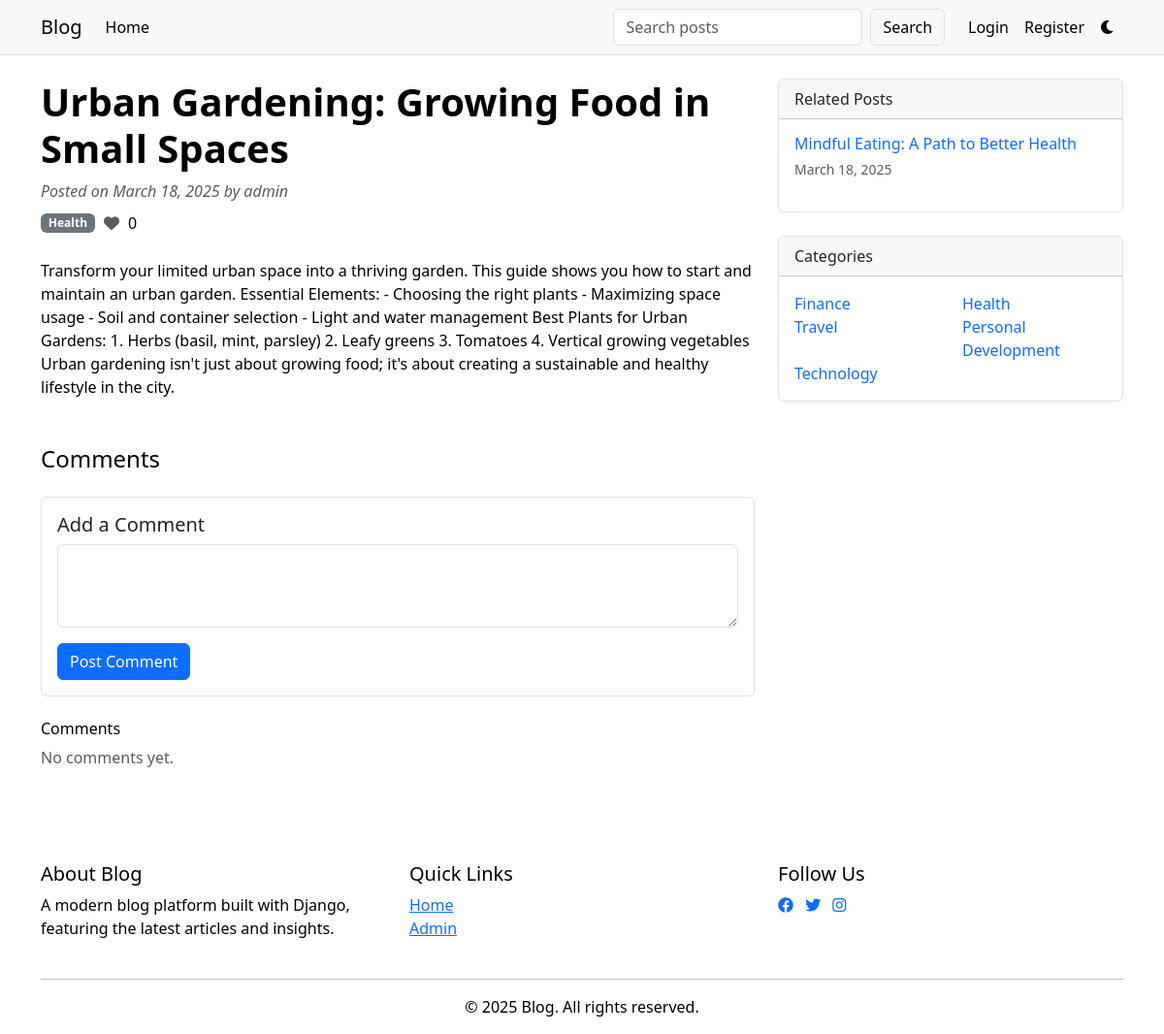
The app's page /post/urban-gardening-growing-food-in-small-spaces/ with its own data.
### core/models.py (models this page shows, shortened)
class Post(models.Model):
    title = models.CharField(max_length=200)
    slug = models.SlugField(unique=True)
    content = models.TextField()
    author = models.ForeignKey(User, on_delete=models.CASCADE, related_name='posts')
    category = models.ForeignKey(Category, on_delete=models.CASCADE, related_name='posts', null=True)
    created_at = models.DateTimeField(auto_now_add=True)
    updated_at = models.DateTimeField(auto_now=True)
    views = models.PositiveIntegerField(default=0)
    likes = models.ManyToManyField(User, related_name='liked_posts', blank=True)
    image = models.ImageField(upload_to='blog_images/', null=True, blank=True)
    class Meta:
        ordering = ['-created_at']
    def save(self, *args, **kwargs):
        if not self.slug:
            self.slug = slugify(self.title)
        super().save(*args, **kwargs)

class Category(models.Model):
    name = models.CharField(max_length=100, unique=True)
    slug = models.SlugField(unique=True, blank=True)
    created_at = models.DateTimeField(auto_now_add=True)
    class Meta:
        verbose_name_plural = 'Categories'
        ordering = ['-created_at']

### core/views.py (the view)
# urls.py: path('post/<slug:slug>/', views.post_detail, name='post_detail'),
def post_detail(request, slug):
    post = get_object_or_404(Post, slug=slug)
    post.views += 1
    post.save()
    comments = post.comments.all().order_by('-created_at')
    related_posts = Post.objects.filter(category=post.category).exclude(id=post.id)[:3]
    categories = Category.objects.all()
    context = {
        'post': post,
        'comments': comments,
        'related_posts': related_posts,
        'categories': categories,
    }
    return render(request, 'core/post_detail.html', context)

### core/context_processors.py (called while the page is built)
def notification_count(request):
    if request.user.is_authenticated:
        count = request.user.notifications.filter(is_read=False).count()
        return {'unread_notifications_count': count}
    return {'unread_notifications_count': 0}

### core/models.py (called while the page is built)
@receiver(post_save, sender=Post)
def create_post_notification(sender, instance, created, **kwargs):
    if created:
        for user in User.objects.exclude(id=instance.author.id):
            Notification.objects.create(
                recipient=user,
                sender=instance.author,
                notification_type='post',
                message=f"New post published: '{instance.title}'",
                link=instance.slug
            )

@receiver(post_save, sender=Post)
def create_like_notification(sender, instance, **kwargs):
    if instance.likes.exists():
        for user in instance.likes.all():
            if user != instance.author:
                Notification.objects.create(
                    recipient=instance.author,
                    sender=user,
                    notification_type='like',
                    message=f"{user.get_full_name() or user.username} liked your post '{instance.title}'",
                    link=instance.slug
                )

### core/templates/core/post_detail.html (shortened to what this page needs)
{% extends 'core/base.html' %}
{% load static %}
{% block content %}
<div class="container mt-4">
    <div class="row">
        <div class="col-lg-8">
            <article>
                <header class="mb-4">
                    <h1 class="fw-bold">{{ post.title }}</h1>
                    <div class="text-muted fst-italic mb-2">
                        Posted on {{ post.created_at|date:"F d, Y" }} by {{ post.author.get_full_name|default:post.author.username }}
                    </div>
                    <div class="d-flex align-items-center mb-3">
                        <a href="{% url 'core:category_posts' post.category.slug %}" class="badge bg-secondary text-decoration-none me-2">
                            {{ post.category.name }}
                        </a>
                        <div class="d-flex align-items-center">
                            <button id="like-button"
                                    class="btn btn-link {% if user.is_authenticated and user in post.likes.all %}text-danger{% else %}text-muted{% endif %} p-0 me-2"
                                    data-authenticated="{% if user.is_authenticated %}true{% else %}false{% endif %}"
                                    data-slug="{{ post.slug }}">
                                <i class="fas fa-heart"></i>
                            </button>
                            <span id="like-count">{{ post.likes.count }}</span>
                        </div>
                    </div>
                </header>
                <section class="mb-5">
                    {{ post.content|safe }}
                </section>
            </article>
            <section id="comments" class="mb-5">
                <h4 class="mb-4">Comments</h4>
                <div class="card mb-4">
                    <div class="card-body">
                        <h5 class="card-title">Add a Comment</h5>
                        <form id="comment-form"
                              action="{% url 'core:add_comment' post.id %}"
                              method="post"
                              data-authenticated="{% if user.is_authenticated %}true{% else %}false{% endif %}">
                            <div class="mb-3">
                                <textarea class="form-control" name="content" rows="3" required></textarea>
                            </div>
                            <button type="submit" class="btn btn-primary">Post Comment</button>
                        </form>
                    </div>
                </div>
                <div class="comments-section">
                    <h6>Comments</h6>
                    {% for comment in comments %}
                    <div class="comment mb-3" id="comment-{{ comment.id }}">
                        <div class="d-flex justify-content-between align-items-start">
                            <div>
                                <h6 class="mb-1">{{ comment.author.get_full_name|default:comment.author.username }}</h6>
                                <p class="mb-1">{{ comment.content }}</p>
                                <small class="text-muted">{{ comment.created_at|timesince }} ago</small>
                            </div>
                        </div>
                    </div>
                    {% empty %}
                    <p class="text-muted">No comments yet.</p>
                    {% endfor %}
                </div>
            </section>
        </div>
        <div class="col-lg-4">
            <div class="card mb-4">
                <div class="card-header">Related Posts</div>
                <div class="card-body">
                    {% for related_post in related_posts %}
                    <div class="mb-3">
                        <h6 class="mb-1">
                            <a href="{% url 'core:post_detail' related_post.slug %}" class="text-decoration-none">
                                {{ related_post.title }}
                            </a>
                        </h6>
                        <small class="text-muted">{{ related_post.created_at|date:"F d, Y" }}</small>
                    </div>
                    {% empty %}
                    <p class="text-muted">No related posts found.</p>
                    {% endfor %}
                </div>
            </div>
            <div class="card">
                <div class="card-header">Categories</div>
                <div class="card-body">
                    <div class="row">
                        {% for category in categories %}
                        <div class="col-6">
                            <a href="{% url 'core:category_posts' category.slug %}" class="text-decoration-none">
                                {{ category.name }}
                            </a>
                        </div>
                        {% endfor %}
                    </div>
                </div>
            </div>
        </div>
    </div>
</div>
{% endblock %}

### core/templates/core/base.html (style rules this page uses)
:root { --bg-primary: #ffffff; --text-primary: #000000; --bg-secondary: #f8f9fa; --card-bg: #ffffff; --border-color: #dee2e6; --navbar-bg: #f8f9fa; --navbar-text: #000000; --navbar-link: #000000; --navbar-link-hover: #0d6efd; }
body { background-color: var(--bg-primary); color: var(--text-primary); transition: background-color 0.3s, color 0.3s; }
.card { background-color: var(--card-bg); border-color: var(--border-color); transition: transform 0.3s, background-color 0.3s; }
.form-control { background-color: var(--bg-primary); border-color: var(--border-color); color: var(--text-primary); }

### records on screen
Post: title "Urban Gardening: Growing Food in Small Spaces", created_at "March 18, 2025", author.get_full_name "admin", category.name "Health", likes.count "0", content "Transform your limited urban space into a thriving garden. This guide shows you how to start and maintain an urban garden. Essential Elements: - Choosing the right plants - Maximizing space usage - Soil and container selection - Light and water management Best Plants for Urban Gardens: 1. Herbs (basil, mint, parsley) 2. Leafy greens 3. Tomatoes 4. Vertical growing vegetables Urban gardening isn't just about growing food; it's about creating a sustainable and healthy lifestyle in the city."
Post: title "Mindful Eating: A Path to Better Health", created_at "March 18, 2025"
Category: name "Finance"
Category: name "Health"
Category: name "Travel"
Category: name "Personal Development"
Category: name "Technology"
